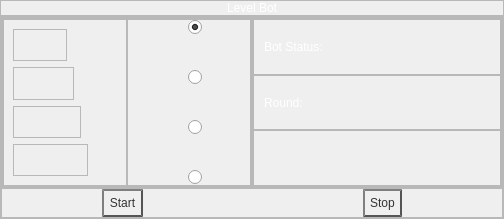
      <widget class="QWidget" name="level_Page">
       <layout class="QVBoxLayout" name="verticalLayout_5">
        <property name="spacing">
         <number>0</number>
        </property>
        <property name="leftMargin">
         <number>0</number>
        </property>
        <property name="topMargin">
         <number>0</number>
        </property>
        <property name="rightMargin">
         <number>0</number>
        </property>
        <property name="bottomMargin">
         <number>0</number>
        </property>
        <item>
         <widget class="QFrame" name="frame_8">
          <property name="maximumSize">
           <size>
            <width>16777215</width>
            <height>80</height>
           </size>
          </property>
          <property name="frameShape">
           <enum>QFrame::StyledPanel</enum>
          </property>
          <property name="frameShadow">
           <enum>QFrame::Raised</enum>
          </property>
          <layout class="QHBoxLayout" name="horizontalLayout_8">
           <property name="spacing">
            <number>0</number>
           </property>
           <property name="leftMargin">
            <number>0</number>
           </property>
           <property name="topMargin">
            <number>0</number>
           </property>
           <property name="rightMargin">
            <number>0</number>
           </property>
           <property name="bottomMargin">
            <number>0</number>
           </property>
           <item>
            <widget class="QLabel" name="label_5">
             <property name="styleSheet">
              <string notr="true">color: rgb(255, 255, 255);
font: 28pt &quot;Comic Sans MS&quot;;</string>
             </property>
             <property name="text">
              <string>Level Bot</string>
             </property>
             <property name="alignment">
              <set>Qt::AlignCenter</set>
             </property>
            </widget>
           </item>
          </layout>
         </widget>
        </item>
        <item>
         <widget class="QFrame" name="frame_9">
          <property name="frameShape">
           <enum>QFrame::StyledPanel</enum>
          </property>
          <property name="frameShadow">
           <enum>QFrame::Raised</enum>
          </property>
          <layout class="QVBoxLayout" name="verticalLayout_4">
           <property name="spacing">
            <number>0</number>
           </property>
           <property name="leftMargin">
            <number>0</number>
           </property>
           <property name="topMargin">
            <number>0</number>
           </property>
           <property name="rightMargin">
            <number>0</number>
           </property>
           <property name="bottomMargin">
            <number>0</number>
           </property>
           <item>
            <widget class="QFrame" name="frame_10">
             <property name="frameShape">
              <enum>QFrame::StyledPanel</enum>
             </property>
             <property name="frameShadow">
              <enum>QFrame::Raised</enum>
             </property>
             <layout class="QHBoxLayout" name="horizontalLayout_12">
              <property name="spacing">
               <number>0</number>
              </property>
              <property name="leftMargin">
               <number>0</number>
              </property>
              <property name="topMargin">
               <number>0</number>
              </property>
              <property name="rightMargin">
               <number>0</number>
              </property>
              <property name="bottomMargin">
               <number>0</number>
              </property>
              <item>
               <widget class="QFrame" name="frame_18">
                <property name="frameShape">
                 <enum>QFrame::StyledPanel</enum>
                </property>
                <property name="frameShadow">
                 <enum>QFrame::Raised</enum>
                </property>
                <layout class="QHBoxLayout" name="horizontalLayout_14">
                 <property name="spacing">
                  <number>0</number>
                 </property>
                 <property name="leftMargin">
                  <number>0</number>
                 </property>
                 <property name="topMargin">
                  <number>0</number>
                 </property>
                 <property name="rightMargin">
                  <number>0</number>
                 </property>
                 <property name="bottomMargin">
                  <number>0</number>
                 </property>
                 <item>
                  <widget class="QFrame" name="frame_22">
                   <property name="frameShape">
                    <enum>QFrame::StyledPanel</enum>
                   </property>
                   <property name="frameShadow">
                    <enum>QFrame::Raised</enum>
                   </property>
                   <layout class="QVBoxLayout" name="verticalLayout_12">
                    <item alignment="Qt::AlignLeft">
                     <widget class="QFrame" name="frame_34">
                      <property name="frameShape">
                       <enum>QFrame::StyledPanel</enum>
                      </property>
                      <property name="frameShadow">
                       <enum>QFrame::Raised</enum>
                      </property>
                      <layout class="QHBoxLayout" name="horizontalLayout_22">
                       <property name="spacing">
                        <number>0</number>
                       </property>
                       <property name="leftMargin">
                        <number>45</number>
                       </property>
                       <property name="topMargin">
                        <number>0</number>
                       </property>
                       <property name="rightMargin">
                        <number>0</number>
                       </property>
                       <property name="bottomMargin">
                        <number>0</number>
                       </property>
                       <item>
                        <widget class="QLabel" name="label_35">
                         <property name="frameShadow">
                          <enum>QFrame::Plain</enum>
                         </property>
                         <property name="text">
                          <string/>
                         </property>
                         <property name="pixmap">
                          <pixmap>Gui_Images/star.png</pixmap>
                         </property>
                        </widget>
                       </item>
                      </layout>
                     </widget>
                    </item>
                    <item alignment="Qt::AlignLeft">
                     <widget class="QFrame" name="frame_33">
                      <property name="frameShape">
                       <enum>QFrame::StyledPanel</enum>
                      </property>
                      <property name="frameShadow">
                       <enum>QFrame::Raised</enum>
                      </property>
                      <layout class="QHBoxLayout" name="horizontalLayout_19">
                       <property name="spacing">
                        <number>0</number>
                       </property>
                       <property name="leftMargin">
                        <number>45</number>
                       </property>
                       <property name="topMargin">
                        <number>0</number>
                       </property>
                       <property name="rightMargin">
                        <number>0</number>
                       </property>
                       <property name="bottomMargin">
                        <number>0</number>
                       </property>
                       <item>
                        <widget class="QLabel" name="label_31">
                         <property name="frameShadow">
                          <enum>QFrame::Plain</enum>
                         </property>
                         <property name="text">
                          <string/>
                         </property>
                         <property name="pixmap">
                          <pixmap>Gui_Images/star.png</pixmap>
                         </property>
                        </widget>
                       </item>
                       <item>
                        <widget class="QLabel" name="label_32">
                         <property name="frameShadow">
                          <enum>QFrame::Plain</enum>
                         </property>
                         <property name="text">
                          <string/>
                         </property>
                         <property name="pixmap">
                          <pixmap>Gui_Images/star.png</pixmap>
                         </property>
                        </widget>
                       </item>
                      </layout>
                     </widget>
                    </item>
                    <item alignment="Qt::AlignLeft">
                     <widget class="QFrame" name="frame_29">
                      <property name="frameShape">
                       <enum>QFrame::StyledPanel</enum>
                      </property>
                      <property name="frameShadow">
                       <enum>QFrame::Raised</enum>
                      </property>
                      <layout class="QHBoxLayout" name="horizontalLayout_18">
                       <property name="spacing">
                        <number>0</number>
                       </property>
                       <property name="leftMargin">
                        <number>45</number>
                       </property>
                       <property name="topMargin">
                        <number>0</number>
                       </property>
                       <property name="rightMargin">
                        <number>0</number>
                       </property>
                       <property name="bottomMargin">
                        <number>0</number>
                       </property>
                       <item>
                        <widget class="QLabel" name="label_27">
                         <property name="frameShadow">
                          <enum>QFrame::Plain</enum>
                         </property>
                         <property name="text">
                          <string/>
                         </property>
                         <property name="pixmap">
                          <pixmap>Gui_Images/star.png</pixmap>
                         </property>
                        </widget>
                       </item>
                       <item>
                        <widget class="QLabel" name="label_28">
                         <property name="frameShadow">
                          <enum>QFrame::Plain</enum>
                         </property>
                         <property name="text">
                          <string/>
                         </property>
                         <property name="pixmap">
                          <pixmap>Gui_Images/star.png</pixmap>
                         </property>
                        </widget>
                       </item>
                       <item>
                        <widget class="QLabel" name="label_29">
                         <property name="frameShadow">
                          <enum>QFrame::Plain</enum>
                         </property>
                         <property name="text">
                          <string/>
                         </property>
                         <property name="pixmap">
                          <pixmap>Gui_Images/star.png</pixmap>
                         </property>
                        </widget>
                       </item>
                      </layout>
                     </widget>
                    </item>
                    <item alignment="Qt::AlignLeft">
                     <widget class="QFrame" name="frame_35">
                      <property name="frameShape">
                       <enum>QFrame::StyledPanel</enum>
                      </property>
                      <property name="frameShadow">
                       <enum>QFrame::Raised</enum>
                      </property>
                      <layout class="QHBoxLayout" name="horizontalLayout_24">
                       <property name="spacing">
                        <number>0</number>
                       </property>
                       <property name="leftMargin">
                        <number>45</number>
                       </property>
                       <property name="topMargin">
                        <number>0</number>
                       </property>
                       <property name="rightMargin">
                        <number>0</number>
                       </property>
                       <property name="bottomMargin">
                        <number>0</number>
                       </property>
                       <item>
                        <widget class="QLabel" name="label_43">
                         <property name="frameShadow">
                          <enum>QFrame::Plain</enum>
                         </property>
                         <property name="text">
                          <string/>
                         </property>
                         <property name="pixmap">
                          <pixmap>Gui_Images/star.png</pixmap>
                         </property>
                        </widget>
                       </item>
                       <item>
                        <widget class="QLabel" name="label_44">
                         <property name="frameShadow">
                          <enum>QFrame::Plain</enum>
                         </property>
                         <property name="text">
                          <string/>
                         </property>
                         <property name="pixmap">
                          <pixmap>Gui_Images/star.png</pixmap>
                         </property>
                        </widget>
                       </item>
                       <item>
                        <widget class="QLabel" name="label_45">
                         <property name="frameShadow">
                          <enum>QFrame::Plain</enum>
                         </property>
                         <property name="text">
                          <string/>
                         </property>
                         <property name="pixmap">
                          <pixmap>Gui_Images/star.png</pixmap>
                         </property>
                        </widget>
                       </item>
                       <item>
                        <widget class="QLabel" name="label_46">
                         <property name="frameShadow">
                          <enum>QFrame::Plain</enum>
                         </property>
                         <property name="text">
                          <string/>
                         </property>
                         <property name="pixmap">
                          <pixmap>Gui_Images/star.png</pixmap>
                         </property>
                        </widget>
                       </item>
                      </layout>
                     </widget>
                    </item>
                   </layout>
                  </widget>
                 </item>
                 <item>
                  <widget class="QFrame" name="frame_25">
                   <property name="frameShape">
                    <enum>QFrame::StyledPanel</enum>
                   </property>
                   <property name="frameShadow">
                    <enum>QFrame::Raised</enum>
                   </property>
                   <layout class="QVBoxLayout" name="verticalLayout_13">
                    <property name="spacing">
                     <number>35</number>
                    </property>
                    <property name="leftMargin">
                     <number>60</number>
                    </property>
                    <property name="topMargin">
                     <number>0</number>
                    </property>
                    <property name="rightMargin">
                     <number>0</number>
                    </property>
                    <property name="bottomMargin">
                     <number>0</number>
                    </property>
                    <item>
                     <widget class="QRadioButton" name="level1_Radio">
                      <property name="text">
                       <string/>
                      </property>
                      <property name="checked">
                       <bool>true</bool>
                      </property>
                     </widget>
                    </item>
                    <item>
                     <widget class="QRadioButton" name="level2_Radio">
                      <property name="text">
                       <string/>
                      </property>
                     </widget>
                    </item>
                    <item>
                     <widget class="QRadioButton" name="level3_Radio">
                      <property name="text">
                       <string/>
                      </property>
                     </widget>
                    </item>
                    <item>
                     <widget class="QRadioButton" name="level4_Radio">
                      <property name="text">
                       <string/>
                      </property>
                     </widget>
                    </item>
                   </layout>
                  </widget>
                 </item>
                </layout>
               </widget>
              </item>
              <item>
               <widget class="QFrame" name="frame_24">
                <property name="frameShape">
                 <enum>QFrame::StyledPanel</enum>
                </property>
                <property name="frameShadow">
                 <enum>QFrame::Raised</enum>
                </property>
                <layout class="QVBoxLayout" name="verticalLayout_14">
                 <property name="spacing">
                  <number>0</number>
                 </property>
                 <property name="leftMargin">
                  <number>0</number>
                 </property>
                 <property name="topMargin">
                  <number>0</number>
                 </property>
                 <property name="rightMargin">
                  <number>0</number>
                 </property>
                 <property name="bottomMargin">
                  <number>0</number>
                 </property>
                 <item>
                  <widget class="QFrame" name="frame_30">
                   <property name="frameShape">
                    <enum>QFrame::StyledPanel</enum>
                   </property>
                   <property name="frameShadow">
                    <enum>QFrame::Raised</enum>
                   </property>
                   <layout class="QHBoxLayout" name="horizontalLayout_20">
                    <property name="spacing">
                     <number>0</number>
                    </property>
                    <property name="leftMargin">
                     <number>10</number>
                    </property>
                    <property name="topMargin">
                     <number>0</number>
                    </property>
                    <property name="rightMargin">
                     <number>100</number>
                    </property>
                    <property name="bottomMargin">
                     <number>0</number>
                    </property>
                    <item>
                     <widget class="QLabel" name="label_19">
                      <property name="styleSheet">
                       <string notr="true">color: rgb(255, 255, 255);
font: 14pt &quot;Comic Sans MS&quot;;</string>
                      </property>
                      <property name="text">
                       <string>Bot Status:</string>
                      </property>
                     </widget>
                    </item>
                    <item>
                     <widget class="QLabel" name="status_level_lbl">
                      <property name="styleSheet">
                       <string notr="true">font: 14pt &quot;Comic Sans MS&quot;;</string>
                      </property>
                      <property name="text">
                       <string/>
                      </property>
                     </widget>
                    </item>
                   </layout>
                  </widget>
                 </item>
                 <item>
                  <widget class="QFrame" name="frame_31">
                   <property name="frameShape">
                    <enum>QFrame::StyledPanel</enum>
                   </property>
                   <property name="frameShadow">
                    <enum>QFrame::Raised</enum>
                   </property>
                   <layout class="QHBoxLayout" name="horizontalLayout_21">
                    <property name="spacing">
                     <number>0</number>
                    </property>
                    <property name="leftMargin">
                     <number>10</number>
                    </property>
                    <property name="topMargin">
                     <number>0</number>
                    </property>
                    <property name="rightMargin">
                     <number>75</number>
                    </property>
                    <property name="bottomMargin">
                     <number>0</number>
                    </property>
                    <item>
                     <widget class="QLabel" name="label_21">
                      <property name="styleSheet">
                       <string notr="true">color: rgb(255, 255, 255);
font: 14pt &quot;Comic Sans MS&quot;;</string>
                      </property>
                      <property name="text">
                       <string>Round:</string>
                      </property>
                     </widget>
                    </item>
                    <item>
                     <widget class="QLabel" name="counter_level_lbl">
                      <property name="styleSheet">
                       <string notr="true">color: rgb(255, 255, 255);
font: 14pt &quot;Comic Sans MS&quot;;</string>
                      </property>
                      <property name="text">
                       <string/>
                      </property>
                     </widget>
                    </item>
                   </layout>
                  </widget>
                 </item>
                 <item>
                  <widget class="QFrame" name="frame_32">
                   <property name="frameShape">
                    <enum>QFrame::StyledPanel</enum>
                   </property>
                   <property name="frameShadow">
                    <enum>QFrame::Raised</enum>
                   </property>
                  </widget>
                 </item>
                </layout>
               </widget>
              </item>
             </layout>
            </widget>
           </item>
           <item>
            <widget class="QFrame" name="frame_11">
             <property name="maximumSize">
              <size>
               <width>16777215</width>
               <height>100</height>
              </size>
             </property>
             <property name="styleSheet">
              <string notr="true">QPushButton{
    color: #333;
    border: 2px solid #555;
    border-style: outset;
    background: qradialgradient(
        cx: 0.3, cy: -0.4, fx: 0.3, fy: -0.4,
        radius: 1.35, stop: 0 #fff, stop: 1 #888
        );
    padding: 5px;
	font: 9pt &quot;Comic Sans MS&quot;;
}
QPushButton:hover {
    background: qradialgradient(
        cx: 0.3, cy: -0.4, fx: 0.3, fy: -0.4,
        radius: 1.35, stop: 0 #fff, stop: 1 #bbb
        );
    }

QPushButton:pressed {
    border-style: inset;
    background: qradialgradient(
        cx: 0.4, cy: -0.1, fx: 0.4, fy: -0.1,
        radius: 1.35, stop: 0 #fff, stop: 1 #ddd
        );
    }
</string>
             </property>
             <property name="frameShape">
              <enum>QFrame::StyledPanel</enum>
             </property>
             <property name="frameShadow">
              <enum>QFrame::Raised</enum>
             </property>
             <layout class="QHBoxLayout" name="horizontalLayout_9">
              <property name="spacing">
               <number>220</number>
              </property>
              <property name="leftMargin">
               <number>100</number>
              </property>
              <property name="topMargin">
               <number>0</number>
              </property>
              <property name="rightMargin">
               <number>100</number>
              </property>
              <property name="bottomMargin">
               <number>0</number>
              </property>
              <item>
               <widget class="QPushButton" name="start_level">
                <property name="styleSheet">
                 <string notr="true"/>
                </property>
                <property name="text">
                 <string>Start</string>
                </property>
               </widget>
              </item>
              <item>
               <widget class="QPushButton" name="stop_level">
                <property name="styleSheet">
                 <string notr="true"/>
                </property>
                <property name="text">
                 <string>Stop</string>
                </property>
               </widget>
              </item>
             </layout>
            </widget>
           </item>
          </layout>
         </widget>
        </item>
       </layout>
      </widget>
